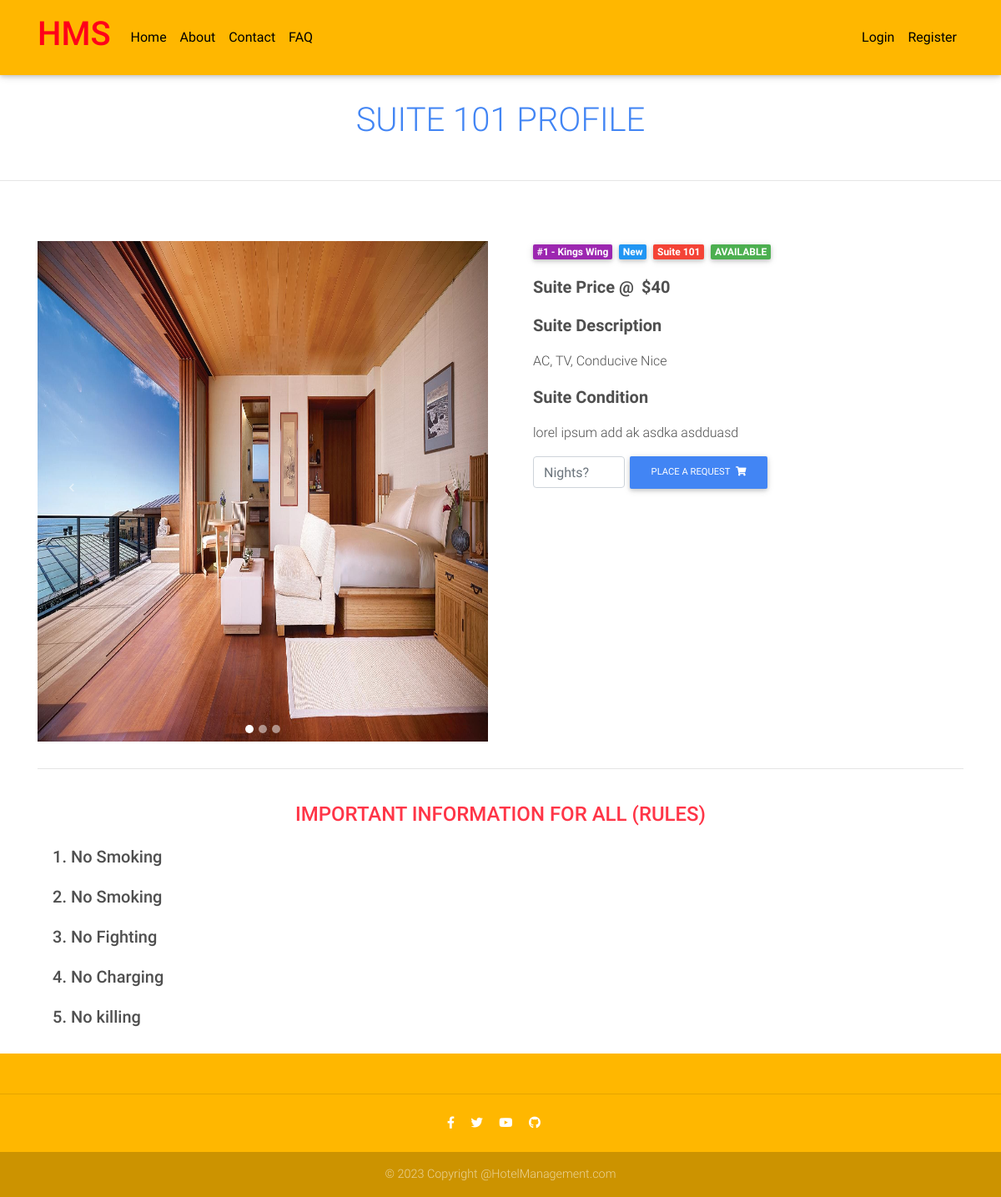
/app/suite_details/1, run on the app's committed database.
### app_core/models.py (models this page shows, shortened)
class Room(models.Model):
    user = models.ForeignKey(User, on_delete=models.CASCADE, null=True, blank=True)
    wing = models.ForeignKey(Wing, on_delete = models.CASCADE)
    package = models.ForeignKey(Package, on_delete = models.CASCADE)
    room_number = models.IntegerField(unique=True)
    room_tag = models.CharField(max_length = 10, default="NEW")
    condition = models.CharField(max_length=50)
    is_available = models.BooleanField(default=True)
    image1 = models.FileField(default="default.png")
    image2 = models.FileField(default="default.png")
    image3 = models.FileField(default="default.png")
    created_at = models.DateTimeField(auto_now = True)
    updated_at = models.DateTimeField(auto_now_add = True)

class Wing(models.Model):
    wing_manager = models.ForeignKey(WingManager, on_delete = models.CASCADE)
    wing_name = models.CharField(max_length = 50)
    wing_number = models.BigIntegerField(null = True)
    created_at = models.DateTimeField(auto_now = True)
    updated_at = models.DateTimeField(auto_now_add = True)

class Package(models.Model):
    name = models.CharField(max_length=20)
    description = models.CharField(max_length=20)
    charge = models.BigIntegerField()
    created_at = models.DateTimeField(auto_now = True)
    updated_at = models.DateTimeField(auto_now_add = True)

class Guideline(models.Model):
    rule = models.TextField()
    guideline1 = models.CharField(max_length = 250)
    guideline2 = models.CharField(max_length = 250)
    guideline3 = models.CharField(max_length = 250)
    guideline4 = models.CharField(max_length = 250)
    guideline5 = models.CharField(max_length = 250)
    created_at = models.DateTimeField(auto_now = True)
    updated_at = models.DateTimeField(auto_now_add = True)
    def __str__(self):
        return f"{self.rule[:20]}"

### app_core/user_views.py (the view)
# urls.py: path("suite_details/<str:suite_id>", suite_details, name = "suite-details"),
def suite_details(request, suite_id):
    suite = Room.objects.get(id = suite_id)
    guidelines = Guideline.objects.all().first()
    print(guidelines)
    context = {"suite":suite, "guidelines":guidelines}
    return render(request, "user/suite_details.html", context)

### app_core/templates/user/suite_details.html (shortened to what this page needs)
{% extends 'base.html' %}
{% block content %}
  <main class="mt-5 pt-4">
    <h1 class="mb-5 mt-5 text-primary text-center">SUITE {{suite.room_number}} PROFILE</h1> <hr>
    <div class="container dark-grey-text mt-5">
      <div class="row wow fadeIn">
        <div class="col-md-6 mb-0">
        <div id="carousel-example-1z" class="carousel slide carousel-fade pt-4" data-ride="carousel">
          <ol class="carousel-indicators">
              <li data-target="#carousel-example-1z" data-slide-to="0" class="active"></li>
              <li data-target="#carousel-example-1z" data-slide-to="1"></li>
              <li data-target="#carousel-example-1z" data-slide-to="2"></li>
          </ol>
          <div class="carousel-inner" role="listbox">
            <div class="carousel-item active">
              <div class="mask rgba-black-strong d-flex justify-content-center align-items-center">
                <img src="{{suite.image1}}" class="img-fluid" alt="" style="height:600px; width:700px;">
              </div>
            </div>
          </div>
          <a class="carousel-control-prev" href="#carousel-example-1z" role="button" data-slide="prev">
          <span class="carousel-control-prev-icon" aria-hidden="true"></span>
          </a>
          <a class="carousel-control-next" href="#carousel-example-1z" role="button" data-slide="next">
          <span class="carousel-control-next-icon" aria-hidden="true"></span>
          </a>
        </div>
        </div>
        <div class="col-md-6 mb-0">
          <div class="p-4">
            <div class="mb-3">
              <a href="">
                <span class="badge purple mr-1">#{{suite.wing.wing_number}} - {{suite.wing.wing_name}} Wing</span>
              </a>
              <a href="">
                <span class="badge blue mr-1">{{suite.room_tag}}</span>
              </a>
              <a href="">
                <span class="badge red mr-1">Suite {{suite.room_number}}</span>
              </a>
              <a href="">
                {% if suite.is_available %}
                <span class="badge green mr-1">AVAILABLE</span>
                {% else %}
                <span class="badge red mr-1">UNAVAILABLE</span>
                {% endif %}
              </a>
            </div>
            <p class="lead font-weight-bold">
              <span class="mr-1">
                <b>Suite Price @</b>
              </span>
              <span class="mr-1">${{suite.package.charge}}</span>
            </p>
            <p class="lead font-weight-bold">Suite Description</p>
            <p>{{suite.package.description}}</p>
            <p class="lead font-weight-bold">Suite Condition</p>
            <p>{{suite.condition}}</p>
            <form class="d-flex justify-content-left" action="{% url 'app:suite-request' %}" method="POST"> {% csrf_token %}
              {% if suite.is_available %}
                <input type="number" placeholder="Nights?" aria-label="Search" class="form-control" style="width: 110px" name="nights" required>
                <button class="btn btn-primary btn-md my-0 p" type="submit">Place A Request
                  <i class="fas fa-shopping-cart ml-1"></i>
                </button>
              {% else %}
                <p class="text-danger">Suite Not Available</p>
              {% endif %}
            </form>
          </div>
        </div>
      </div>
      <hr>
      <div class="row d-flex justify-content-center wow fadeIn">
        <div class="col-md-12 text-center">
          <h2 class="my-4 h4 text-danger">IMPORTANT INFORMATION FOR ALL (RULES)</h2>
          <ol class="h5" style="text-align: left;">
            <li>{{guidelines.guideline1}}</li><br>
            <li>{{guidelines.guideline2}}</li><br>
            <li>{{guidelines.guideline3}}</li><br>
            <li>{{guidelines.guideline4}}</li><br>
            <li>{{guidelines.guideline5}}</li>
          </ol>
        </div>
      </div>
    </div>
  </main>
{% endblock content %}

### templates/base.html (style rules this page uses)
html, body, header, .carousel { height: 80vh; }

### data on the page
Room: room_number "101", image1 (picture), wing.wing_number "1", wing.wing_name "Kings", room_tag "New", package.charge "40", package.description "AC, TV, Conducive Nice", condition "lorel ipsum add ak asdka asdduasd"
Guideline: guideline1 "No Smoking", guideline2 "No Smoking", guideline3 "No Fighting", guideline4 "No Charging", guideline5 "No killing"
